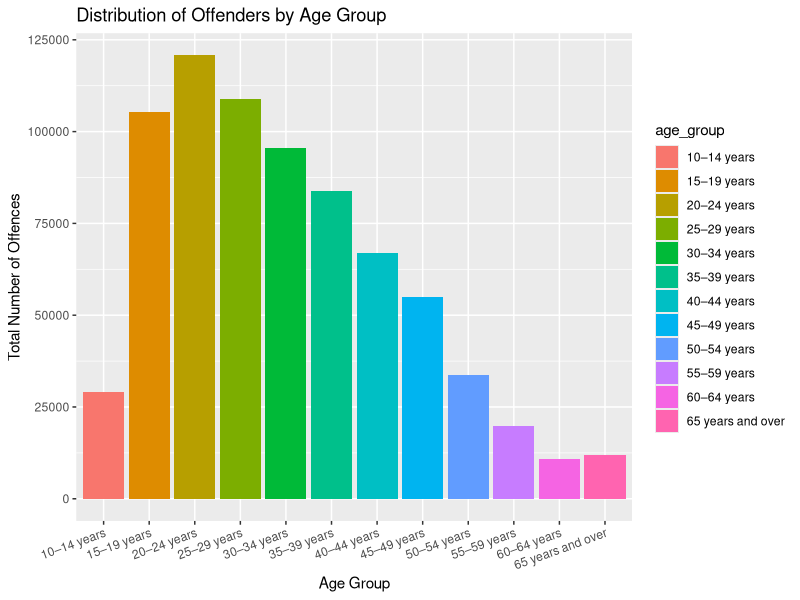
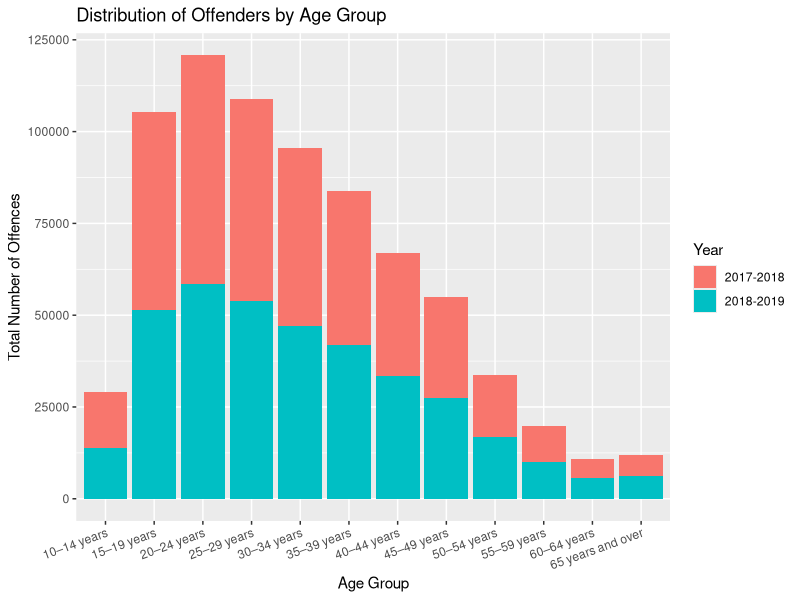
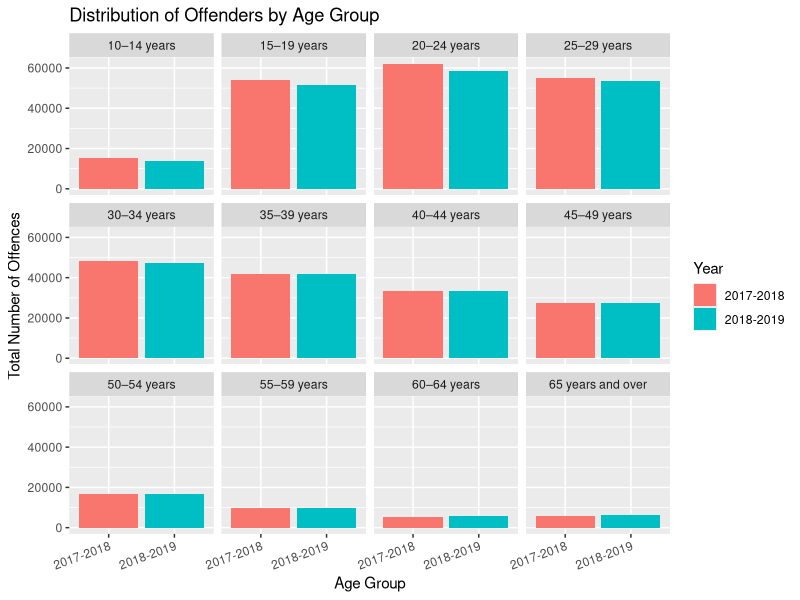
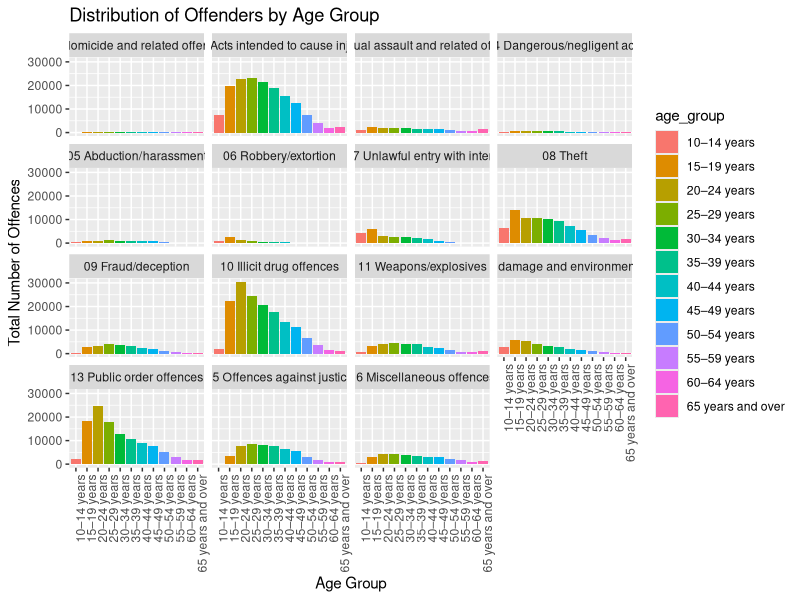

These charts were generated, in order, by the following R code:
## ---- chunk 1
knitr::opts_chunk$set(echo = FALSE, cache=TRUE, messages=FALSE, warning=FALSE)
# Make sure you have the latest versions of rmarkdown and bookdown installed
library(ggplot2)
library(tidyverse)
library(readxl)
library(lubridate)
## ---- chunk 2
crime_age_201819 <- read_excel(here::here("data/1.+offenders,+australia.xls"), sheet = 4, range = "A5:M21")

crime_age_201718 <- read_excel(here::here("data/1.+offenders,+australia.xls"), sheet = 4, range = "A5:M38") 
crime_age_201718 <- crime_age_201718[-c(1:18),]
## ---- chunk 3
crime_age_201819 <- crime_age_201819 %>%
  filter(!is.na(`Principal offence`))

#so that the data can be pivoted longer
crime_age_201718$`10–14 years` = as.double(crime_age_201718$`10–14 years`)
crime_age_201819$`10–14 years` = as.double(crime_age_201819$`10–14 years`)

crime_age_201718_2 <- crime_age_201718 %>%
  pivot_longer(cols = -`Principal offence`,
               names_to = "Age group",
               values_to = "Number of Offences")

crime_age_201718_2$Year <- "2017-2018"

crime_age_201819_2 <- crime_age_201819 %>%
  pivot_longer(cols = -`Principal offence`,
               names_to = "Age group",
               values_to = "Number of Offences") 

crime_age_201819_2$Year <- "2018-2019"

## ---- chunk 4
combined_age <- crime_age_201819_2 %>%
  bind_rows(crime_age_201718_2)

#changing column names
combined_age <- combined_age %>%
  rename("principal_offence" = `Principal offence`,
         "age_group" = `Age group`, 
         "number_offences" = `Number of Offences`)

combined_age$number_offences = as.numeric(combined_age$number_offences)

## ---- chunk 5
combined_age %>% 
  group_by(age_group) %>%
  summarise(total = sum(number_offences)) %>%
  ggplot() +
  geom_col(aes(x = age_group,
             y= total,
             fill = age_group)) +
  theme(axis.text.x = element_text(angle = 20, hjust = 1)) +
  ylab("Total Number of Offences") +
  xlab("Age Group") +
  labs(title = "Distribution of Offenders by Age Group")
## ---- chunk 6
combined_age %>% 
  group_by(age_group, Year) %>%
  summarise(total = sum(number_offences)) %>%
  ggplot() +
  geom_col(aes(x = age_group,
             y= total,
             fill = Year)) +
  theme(axis.text.x = element_text(angle = 20, hjust = 1)) +
  ylab("Total Number of Offences") +
  xlab("Age Group") +
  labs(title = "Distribution of Offenders by Age Group") 
## ---- chunk 7
combined_age %>% 
  group_by(age_group, Year) %>%
  summarise(total = sum(number_offences)) %>%
  ggplot() +
  geom_col(aes(x = Year,
             y= total,
             fill = Year)) +
  theme(axis.text.x = element_text(angle = 20, hjust = 1)) +
  ylab("Total Number of Offences") +
  xlab("Age Group") +
  labs(title = "Distribution of Offenders by Age Group") +
  facet_wrap(~age_group)
## ---- chunk 8
combined_age %>% 
  group_by(age_group, principal_offence) %>%
  summarise(total = sum(number_offences)) %>%
  ggplot() +
  geom_col(aes(x = age_group,
             y= total,
             fill = age_group)) +
  theme(axis.text.x = element_text(angle = 90, hjust = 1)) +
  ylab("Total Number of Offences") +
  xlab("Age Group") +
  labs(title = "Distribution of Offenders by Age Group") +
  facet_wrap(~principal_offence)
